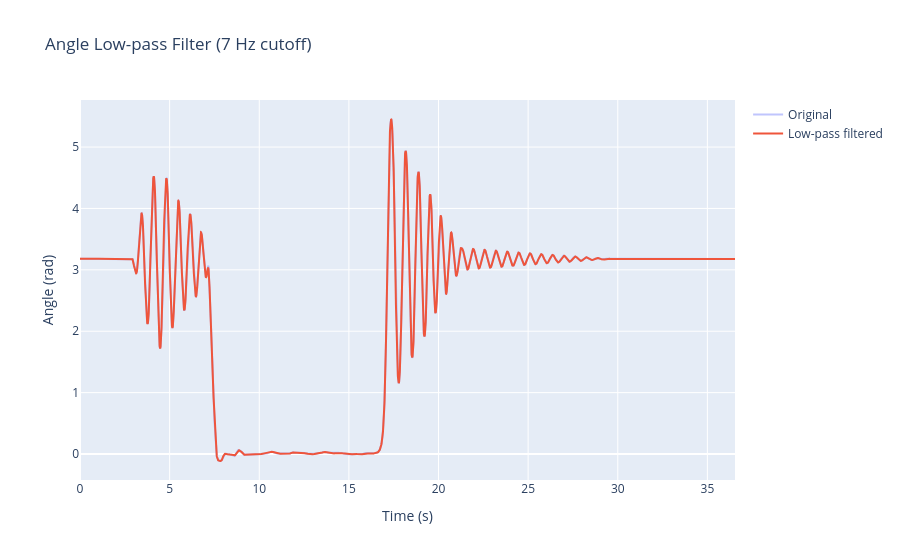

The cell this chart's notebook holds for it:
### Code cell
from scipy.signal import butter, sosfiltfilt

cutoff_hz = 7  # Adjust as needed; must be below the 250 Hz Nyquist frequency
sos = butter(4, cutoff_hz, btype="lowpass", fs=1 / dt, output="sos")
angle_filtered = sosfiltfilt(sos, pend_ang)

filtered_fig = go.Figure()
filtered_fig.add_trace(
    go.Scatter(x=(data["Timestamp_ms"].to_numpy() / 1000), y=pend_ang, name="Original", opacity=0.4)
)
filtered_fig.add_trace(
    go.Scatter(x=(data["Timestamp_ms"].to_numpy() / 1000), y=angle_filtered, name="Low-pass filtered")
)
filtered_fig.update_layout(
    title=f"Angle Low-pass Filter ({cutoff_hz} Hz cutoff)",
    xaxis_title="Time (s)",
    yaxis_title="Angle (rad)",
)
filtered_fig.show()

### Figure 1 — Plotly figure (JSON) as saved in the notebook; plotly's stock layout.template omitted (floating-point values rounded to 4 significant figures; data arrays with more than 128 entries replaced by an {"elided": "..."} marker saying what was removed)
{"data": [{"name": "Original", "opacity": 0.4, "type": "scatter", "x": {"elided": "7309 float values"}, "y": {"elided": "7309 float values"}}, {"name": "Low-pass filtered", "type": "scatter", "x": {"elided": "7309 float values"}, "y": {"elided": "7309 float values"}}], "layout": {"title": {"text": "Angle Low-pass Filter (7 Hz cutoff)"}, "xaxis": {"title": {"text": "Time (s)"}}, "yaxis": {"title": {"text": "Angle (rad)"}}}}
